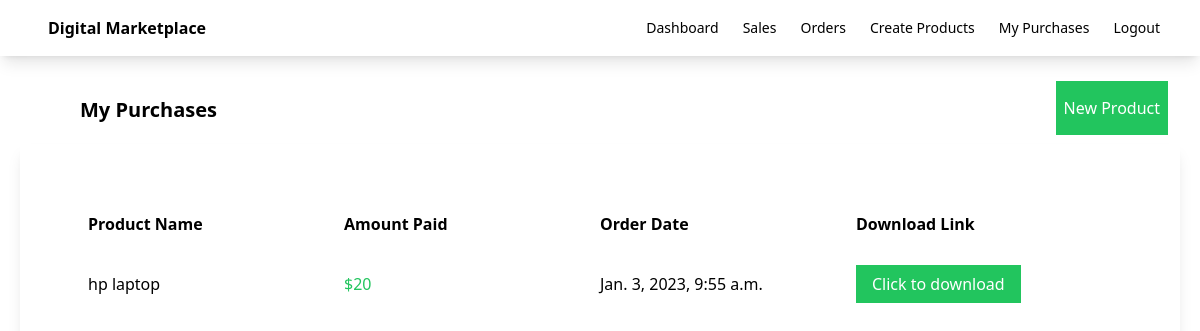
The page /purchases/ (signed in) on the database its author committed.
### myapp/models.py (models this page shows, shortened)
class OrderDetail(models.Model):
    customer_email = models.EmailField()
    product = models.ForeignKey(Product, on_delete=models.CASCADE)
    amount = models.IntegerField()
    stripe_payment_intent = models.CharField(max_length=200)
    has_paid = models.BooleanField(default=False)
    created_on = models.DateTimeField(auto_now_add=True)
    updated_on = models.DateTimeField(auto_now_add=True)

class Product(models.Model):
    seller = models.ForeignKey(User, on_delete=models.CASCADE)
    name = models.CharField(max_length=100)
    description = models.CharField(max_length=100)
    price = models.FloatField()
    file = models.FileField(upload_to='uploads')
    total_sales_amount = models.IntegerField(default=0)
    total_sales = models.IntegerField(default=0)

### myapp/views.py (the view)
# urls.py: path('purchases/',views.my_purchases,name='purchases'),
def my_purchases(request):
    orders = OrderDetail.objects.filter(customer_email=request.user.email)
    return render(request, 'myapp/purchases.html',{'orders':orders})

### myapp/templates/myapp/purchases.html
{% extends 'myapp/base.html' %}
{% block body %}
    <div class="flex justify-between">
        <div class="ml-20 mt-10 font-bold text-xl">My Purchases</div>
        <div class="ml-20 mt-10">
            <a class="bg-green-500 text-white px-2 py-4 mr-8" href="{% url 'createproduct' %}">New Product</a>
        </div>
    </div>
    <div class="order-container shadow-lg p-10 m-5">
        <div class="order-header flex font-bold  m-5 p-2 ">
            <div class="w-1/4">
                Product Name
            </div>
            <div class="w-1/4">
                Amount Paid
            </div>
            <div class="w-1/4">
                Order Date
            </div>
            <div class="w-1/4">
                Download Link
            </div>
        </div>
        {% for order in orders %}
        <div class="flex  m-5 p-2">
            <div class="w-1/4">
                {{order.product.name}}
            </div>
            <div class="w-1/4 text-green-500">
                ${{order.amount}}
            </div>
            <div class="w-1/4">
                {{order.created_on}}
            </div>
            <div class="w-1/4">
                <a class="bg-green-500 text-white px-4 py-2" href="{{order.product.file.url}}" download>Click to download</a>
            </div>
        </div>
        {% endfor %}
    </div>
{% endblock %}

### rows shown on the page
OrderDetail: product.name "hp laptop", amount "20", created_on "Jan. 3, 2023, 9:55 a.m."
